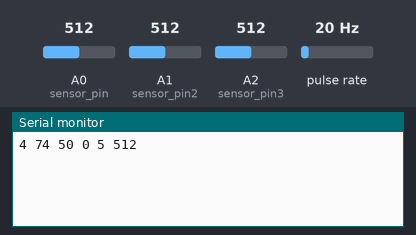
Bench run of a sketch on a simulated Arduino Uno, built with avr-gcc and run on an emulated ATmega328P. Shown: the last lines printed to the serial monitor. Wiring (inferred from the names in the program): pulse sensor: data pin 2. The inputs (shaded band) are chosen by the test bench; at power-on: pulse rate 20 Hz, A0 (sensor_pin) = 512, A1 (sensor_pin2) = 512, A2 (sensor_pin3) = 512.

Above: at 1.2 s.
1.3 s: pulse rate (sensor on pin 2) set to 4 Hz
At 2.6 s:
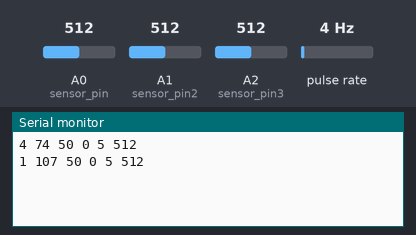
2.8 s: A0 (sensor_pin) set to 470
At 3.8 s:
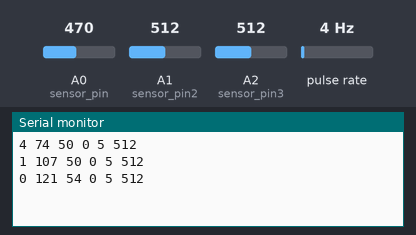
4.3 s: A1 (sensor_pin2) set to 470
At 5.6 s:
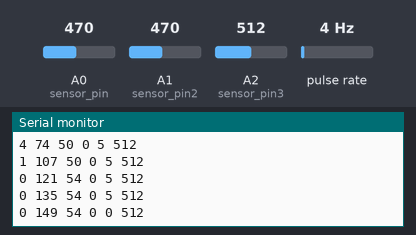
5.8 s: A2 (sensor_pin3) set to 470
At 6.4 s:
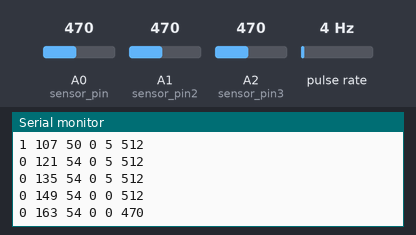
7.3 s: pulse rate (sensor on pin 2) set to 50 Hz
At 8.6 s:
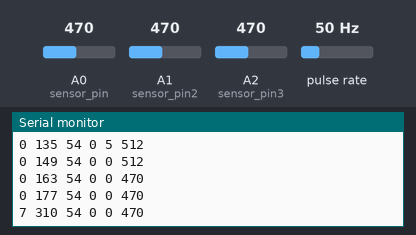
8.8 s: A0 (sensor_pin) set to 490
At 9.8 s:
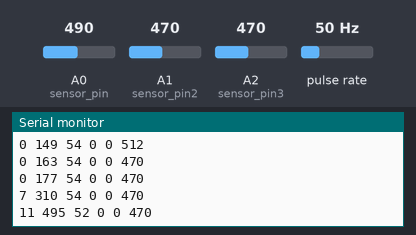
Timing chart, 0 to 11.3 s (numbered marks = the images above; inputs shaded):
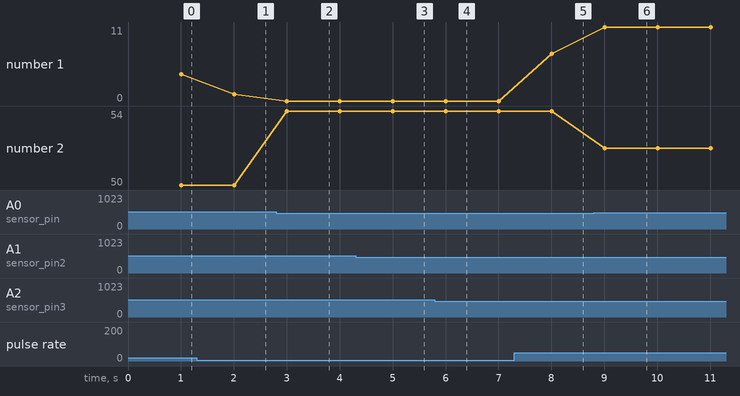

Measured:
- after the input at 1.3 s, the serial monitor: prints a new line after 0.70 s (image 1)
- after the input at 2.8 s, the serial monitor: prints a new line after 0.20 s (image 2)
- after the input at 4.3 s, the serial monitor: prints a new line after 0.71 s (image 3)
- after the input at 5.8 s, the serial monitor: prints a new line after 0.21 s (image 4)
- after the input at 7.3 s, the serial monitor: prints a new line after 0.71 s (image 5)
- after the input at 8.8 s, the serial monitor: prints a new line after 0.21 s (image 6)
- plotted number 1: 4 → 1 after the input at 1.3 s, 0 → 7 after the input at 7.3 s
- plotted number 2: 50 → 54 after the input at 2.8 s, 54 → 52 after the input at 8.8 s

The sketch:

sketch_oct07a.ino
```cpp
byte sensorInterrupt = 0;  // 0 = digital pin 2
byte sensorPin       = 2;

float calibrationFactor = 4.5;

volatile byte pulseCount;

float flowRate;
unsigned int flowMilliLitres;
unsigned long totalMilliLitres;

unsigned long oldTime;

const int sensor_pin = A0;
int soil_value ;

const int sensor_pin2 =A1;
int value;

const int sensor_pin3 =A2;
int sValue;

String s;
void setup()
{

  Serial.begin(9600);

  pinMode(sensorPin, INPUT);
  digitalWrite(sensorPin, HIGH);

  pulseCount        = 0;
  flowRate          = 0.0;
  flowMilliLitres   = 0;
  totalMilliLitres  = 0;
  oldTime           = 0;
  attachInterrupt(sensorInterrupt, pulseCounter, FALLING);
}

void loop()
{
   s="";
   if((millis() - oldTime) > 1000)
  {
    detachInterrupt(sensorInterrupt);

    flowRate = ((1000.0 / (millis() - oldTime)) * pulseCount) / calibrationFactor;
    oldTime = millis();

     flowMilliLitres = (flowRate / 60) * 1000;

    totalMilliLitres += flowMilliLitres;

    unsigned int frac;
    s+=int(flowRate);  // Print the integer part of the variable
    s+=" ";
    s+=int(totalMilliLitres);
    s+=" ";
    pulseCount = 0;

    attachInterrupt(sensorInterrupt, pulseCounter, FALLING);
   soil_value= analogRead(sensor_pin);
   soil_value = map(soil_value,1024,0,0,100);
   s+=int(soil_value);
   s+=" ";

   value=analogRead(sensor_pin2);
   if (value<=480){
      s+="0 0";
    }
    else if (value>480 && value<=530){
      s+="0 5";
    }
    else if (value>530 && value<=615){
      s+="5 10";
    }
    else if (value>615 && value<=660){
      s+="10 15";
    }
    else if (value>660 && value<=680){
      s+="15 20";
    }
    else if (value>680 && value<=690){
      s+="20 25";
    }
    else if (value>690 && value<=700){
      s+="25 30";
    }
    else if (value>700 && value<=705){
      s+="30 35";
    }
    else if (value>705){
      s+="35 40";
    }
    sValue= analogRead(sensor_pin3);
    int voltage = sValue ;//*(5.0/1024.0);
    s+=" ";
    s+=int(voltage);
  Serial.println(s);

  }


}

void pulseCounter()
{
  pulseCount++;
}
```
